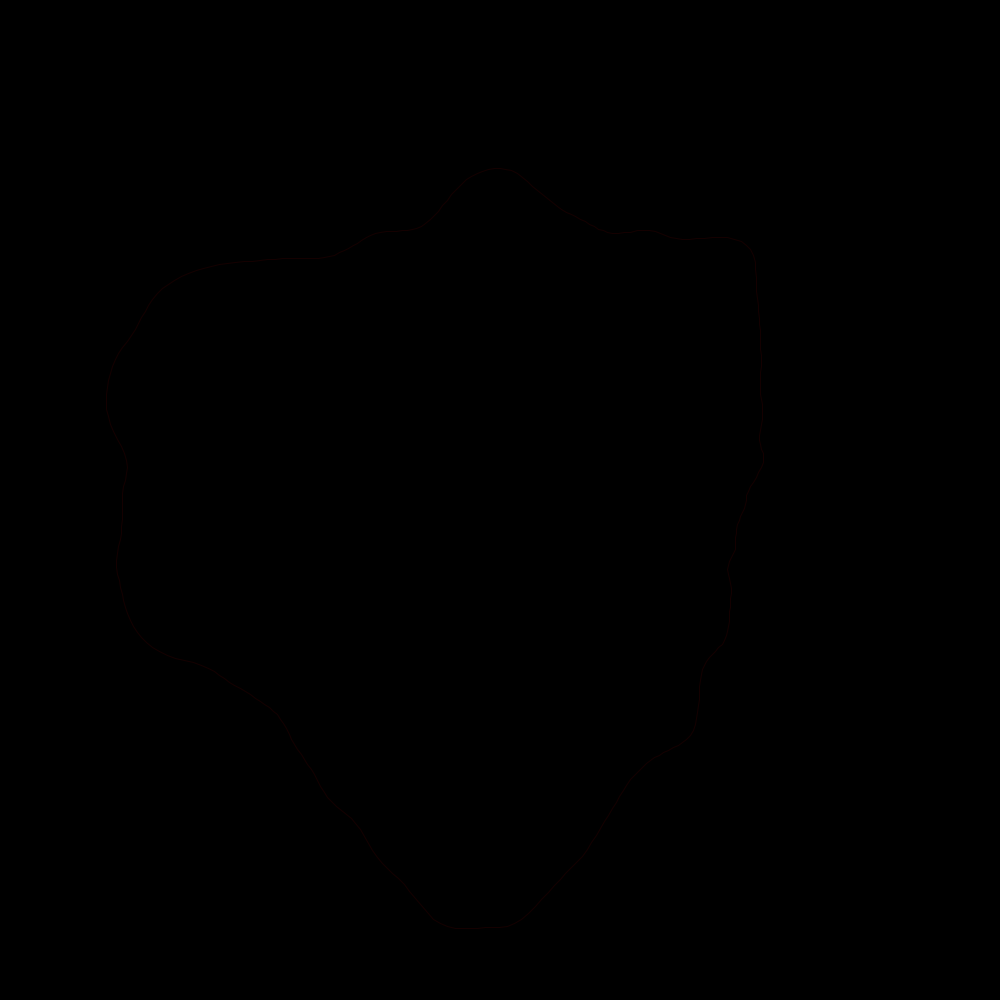
Frame 1 (no input)
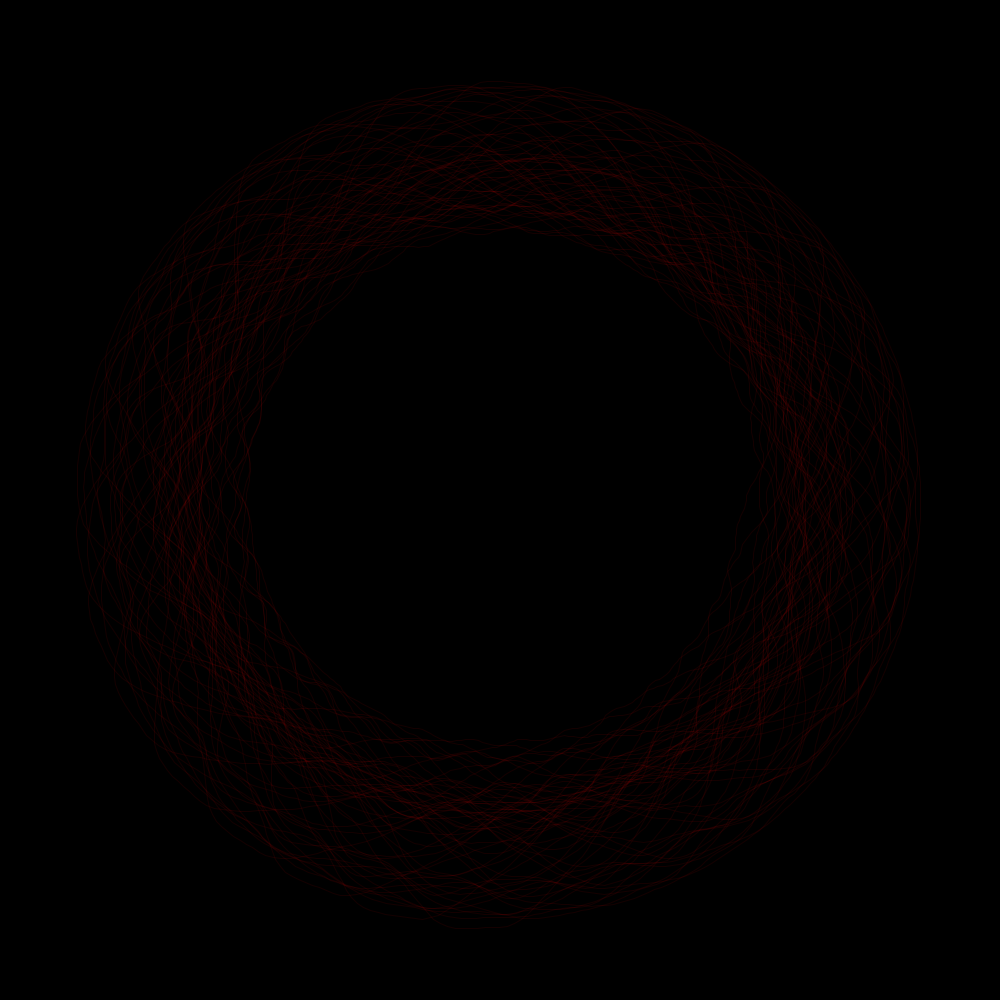
Frame 60 (the mouse pressed at the canvas centre just before this capture)
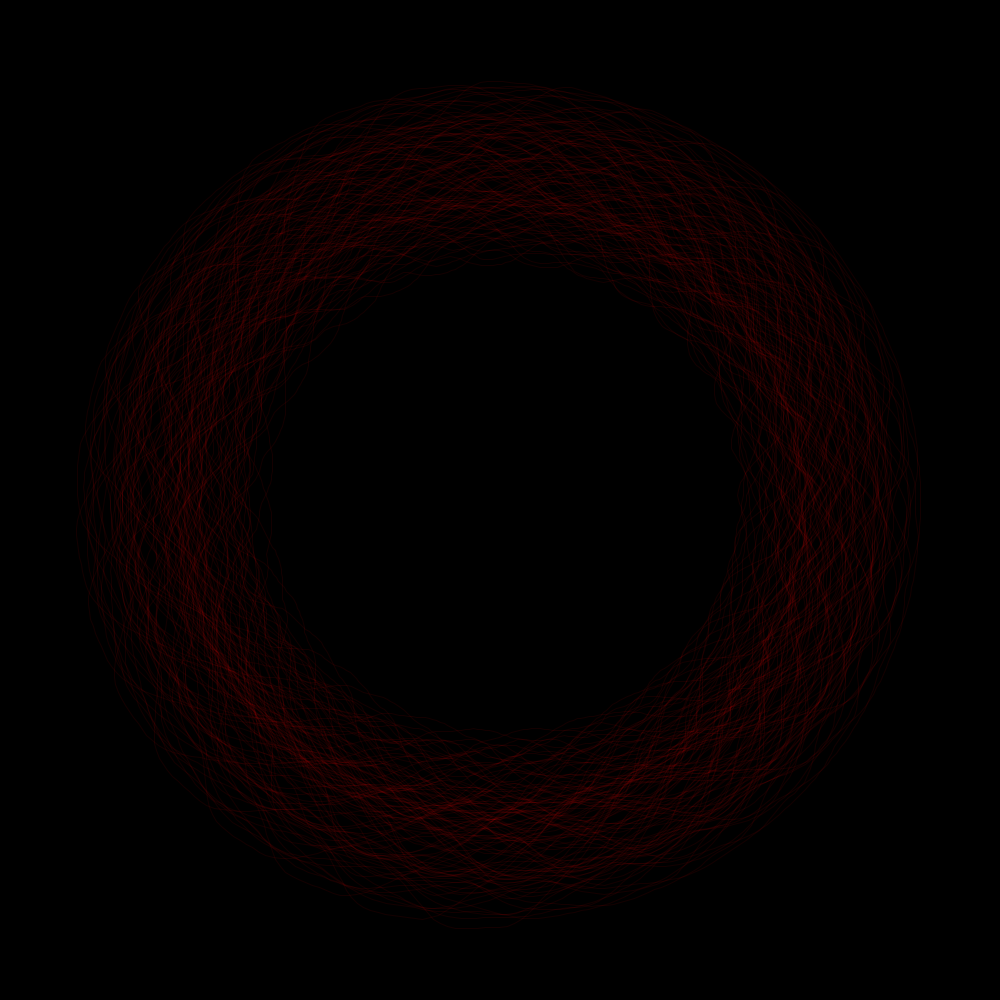
Frame 120 (the mouse held since frame 60 and released just before this capture)

The Processing sketch that drew these frames (run headless with seeded random() and noise(); from frame 60 on, the mouse is pressed at the canvas centre):

// Processing sketch: PerlinPolarLoop
// ── PerlinPolarLoop.pde
int n = 360;
float noiseMax = 2;
float rotRate = 0.2;
float rot = 0;
float a, xOff, yOff, rOff, x, y;
float rOffRatio = 0.5;
float tOff = 0;
float tRate = 0.01;
float R = 0;
float grow = 0.01;
float rMax;
float rTrack = 0;
void setup(){
  size(1000, 1000);
  noFill();
  stroke(255, 0, 0, 20);
  background(0);
  rMax = width/3;
  
}

void draw(){
  beginShape();
  R = rMax*cos(grow);
  for(int i = 0; i < n; i++){
    a = i*TWO_PI/n;
    xOff = map(cos(a), -1, 1, 0, noiseMax);
    yOff = map(sin(a), -1, 1, 0, noiseMax);
    rOff = map(noise(xOff, yOff, tOff), 0,1, -R*rOffRatio, R*rOffRatio);
    x = (R + rOff)*cos(a + rot) + width/2;
    y = (R + rOff)*sin(a + rot) + height/2;
    vertex(x,y);
  }
  endShape(CLOSE);
  //R += grow;
  tOff += tRate;
  rot += rotRate;
  rTrack += grow;
  
  //if(1.5*R > width/2){
  //  println("FINISHED!");
  //  noLoop();
  //}
  if(rTrack > PI){
    println("FINISHED!");
    noLoop();
  }
}
